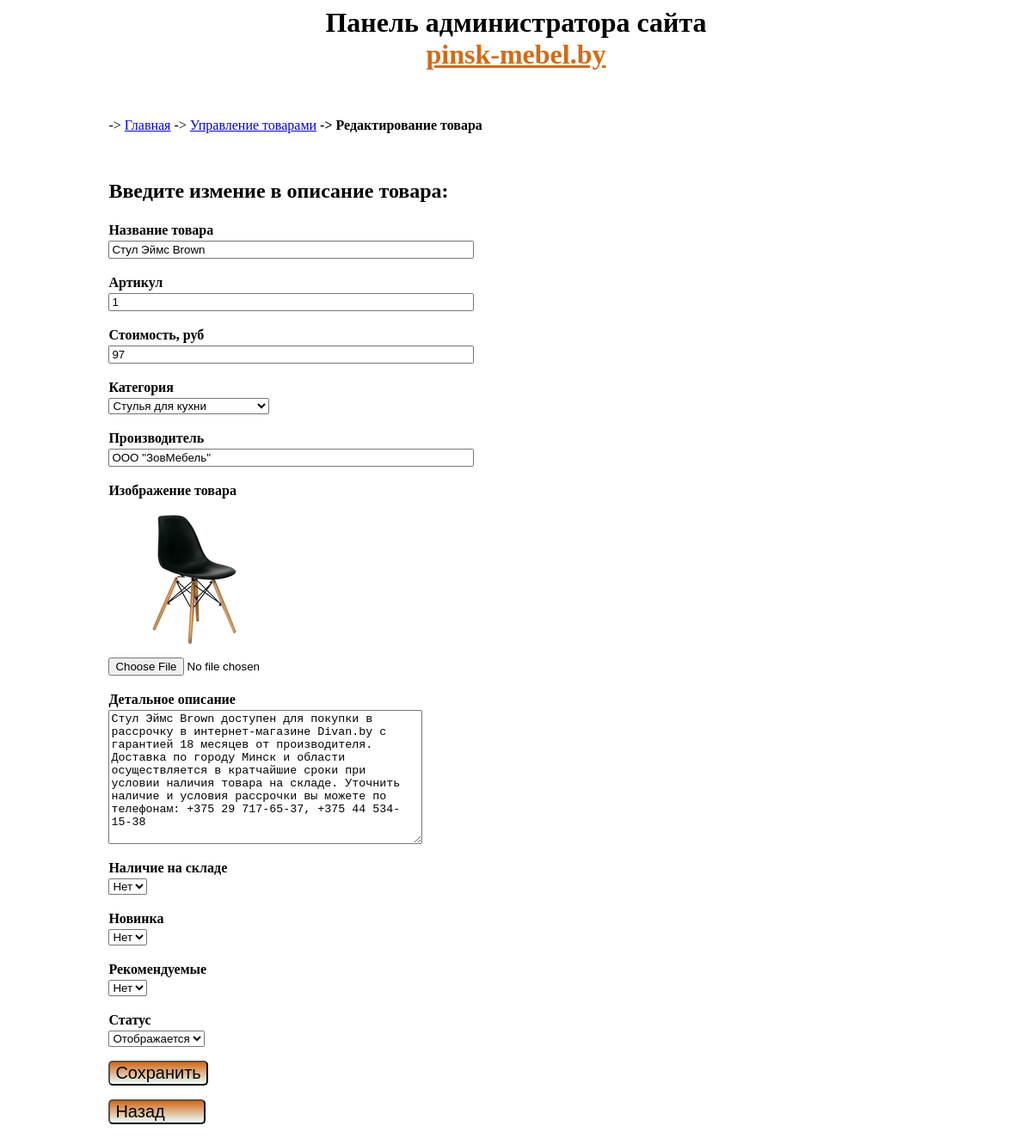
The app's page /admin/product/update/1 (signed in) with its own data.
### tables this page shows
CREATE TABLE IF NOT EXISTS `product` (
  `id` int(11) NOT NULL AUTO_INCREMENT,
  `name` varchar(255) DEFAULT NULL,
  `category_id` int(11) DEFAULT NULL,
  `code` varchar(50) DEFAULT NULL,
  `price` int(11) DEFAULT 0,
  `availability` int(11) DEFAULT NULL,
  `brand` varchar(255) DEFAULT NULL,
  `image` varchar(255) DEFAULT NULL,
  `description` text DEFAULT NULL,
  `is_new` int(11) DEFAULT 0,
  `is_recommended` int(11) DEFAULT 0,
  `status` int(11) DEFAULT 1,
  PRIMARY KEY (`id`)
);

CREATE TABLE IF NOT EXISTS `category` (
  `id` int(11) NOT NULL AUTO_INCREMENT,
  `name` varchar(255) NOT NULL,
  `sort_order` int(11) DEFAULT 0,
  `status` int(11) NOT NULL DEFAULT 1,
  PRIMARY KEY (`id`)
);

### config/routes.php (called while the page is built)
<?php
 return array(
     'product/([0-9]+)' => 'product/index/$1',
     'category/([0-9]+)/page-([0-9]+)' => 'product/Category/$1/$2',
     'category/([0-9]+)' => 'product/Category/$1',
     'search' => 'product/search',
     'user/register' => 'user/register',
     'user/login' => 'user/login',
     'user/logout' => 'user/logout',
     'cabinet/edit' => 'cabinet/editName',
     'cabinet' => 'cabinet/index',
     'cart/addProductAjax/([0-9]+)' => 'cart/addProductAjax/$1',
     'cart/subtractAjax/([0-9]+)' => 'cart/subtractAjax/$1',
     'cart/cartAjax/([0-9]+)' => 'cart/cartAjax/$1',
     'cart/checkout' => 'cart/checkout',
     'cart' => 'cart/index',
     'admin/product/create' => 'adminProduct/create',
     'admin/product/delete/([0-9]+)' => 'adminProduct/delete/$1',
     'admin/product/update/([0-9]+)' => 'adminProduct/update/$1',
     'admin/product' => 'adminProduct/index',
     'admin/category/create' => 'adminCategory/create',
     'admin/category/delete/([0-9]+)' => 'adminCategory/delete/$1',
     'admin/category/update/([0-9]+)' => 'adminCategory/update/$1',
     'admin/category' => 'adminCategory/index',
     'admin/order/update/([0-9]+)' => 'adminOrder/update/$1',
     'admin/order/delete/([0-9]+)' => 'adminOrder/delete/$1',
     'admin/order/([a-z_]+)/page-([0-9]+)' => 'adminOrder/index/$1/$2',
     'admin/order/([a-z_]+)' => 'adminOrder/index/$1',
     'admin/generate' => 'adminGenerate/index',
     'admin' => 'admin/index',
     'catalog' => 'site/index',
     '' => 'site/index',
 );

### controllers/AdminProductController.php (called while the page is built, shortened)
<?php
class AdminProductController extends AdminBase
{
    public function actionUpdate($id)
    {
        $categoriesList = Category::getCategoriesListAdmin();
        $product = Product::getProductById($id);
        require_once(ROOT . '/views/admin_product/update.php');
        return true;
    }
}

### index.php (called while the page is built, shortened)
<?php
require_once(ROOT.'/components/Autoload.php');
$router = new Router();
$router->run();

### components/Db.php (called while the page is built, shortened)
<?php
class Db
{
    private static $connection;
    public static function getConnection()
    {
        if (!empty(self::$connection)) {
            return self::$connection;
        }
        $paramsPath = ROOT . DB_PARAMS;
        $params = include($paramsPath);
        $dsn = "mysql:host={$params['host']};dbname={$params['dbname']};"
            . "port={$params['port']};charset={$params['charset']};";
        self::$connection = new PDO($dsn, $params['user'], $params['password']);
        return self::$connection;
    }
    public static function executeQuerySelect(string $query, string $PdoInstructionForReturn = self::FETCH_ALL )
    {
        return self::executeQuery($query, [], $PdoInstructionForReturn);
    }
    public static function executeQuery(string $query, array $params = [], string $PdoInstructionForReturn = '')
    {
        $executeStart=microtime(true);
        $error = array();
        $str = "";
        $db=self::getConnection();
        $result = $db->prepare($query);
        if (!empty($params)) {
            if (substr_count($query, 'LIMIT')) {
                foreach ($params as $key => $value) {
                    $key = ':' . $key;
                    if (is_int($value) or ctype_digit($value)) {
                        $result->bindValue($key, $value, PDO::PARAM_INT);
                    } else {
                        $result->bindValue($key, $value);
                    }
                }
            } else {
                foreach ($params as $key => $value) {
                    $key = ':' . $key;
                    $result->bindValue($key, $value);
                }
            }
        }
        if ($result->execute()) {
            if (!empty($PdoInstructionForReturn)) {
                $str .= "\n     Инструкция '" . $PdoInstructionForReturn . "'";
                switch ($PdoInstructionForReturn) {
                    case self::FETCH:
                        $return = $result->fetch();
                        $str .= ' инициировала выполнение "PDOStatement::fetch()"';
                        break;
                    case self::FETCH_ALL:
                        $return = $result->fetchAll();
                        $str .= ' инициировала выполнение "PDOStatement::fetchAll()"';
                        break;
                }
            } else {
                $return = true;
            }
        }
        return $return;
    }
}

### models/Product.php (called while the page is built, shortened)
<?php
class Product
{
    public static function getProductById($id)
    {
        $sql = 'SELECT * FROM product WHERE id = :id';
        $params['id'] = $id;
        return Db::executeQuery($sql, $params, Db::FETCH);
    }
}

### components/Log.php (called while the page is built, shortened)
<?php
class Log
{
    public static function writeSqlLog(string $query, array $params, string $str, $executeStart, array $error)
    {
        $str .= "\n     Запрос = '" . $query . "'";
        if (!empty($params)) {
            $str .= "\n     Параметры = " . json_encode($params);
        }
        if (empty($error)) {
            $str .= "\n     Запрос выполнен успешно.";
            $str.="\n     Время выполнения: ".round(microtime(true) - $executeStart, 2);
        } else {
            $str .= "\n     Запрос не выполнен";
            $str .= "\n          Сообщение об ошибке: "
                . $error[2] . "\n          Код ошибки SQLSTATE: " . $error[0]
                . "\n          Код ошибки, заданный драйвером: " . $error[1];
        }
        $log = fopen("sql.log", 'a') or die("не удалось создать файл");
    }
}

### models/Category.php (called while the page is built, shortened)
<?php
class Category
{
    public static function getCategoriesListAdmin()
    {
        $sql = 'SELECT * FROM category '
            . 'ORDER BY sort_order ASC';
        return Db::executeQuerySelect($sql, Db::FETCH_ALL);
    }
}

### components/Autoload.php (called while the page is built, shortened)
<?php
function shopAutoloader($class_name)
{
    $array_paths = array(
        '/models/',
        '/components/'
    );
    foreach ($array_paths as $path) {
        $path = ROOT . $path . $class_name . '.php';
    }
}

### config/db_params.php (called while the page is built)
<?php
return array(
    'host' => 'localhost',
    'dbname' => 'furniture_store',
    'user' => 'root',
    'password' => 'root',
    'port' => '3306',
    'charset' => 'utf8',
);

### views/admin_product/update.php (the view, shortened to what this page needs)
<?php include ROOT . '/views/layouts/header_admin.php';?>
<div style="margin: 0 10% 0 10%">
    <br/>
    <p style="line-height: normal;font-weight: normal">-> <a href="/admin">Главная</a> ->
        <a href="/admin/product">Управление товарами</a><b> -> Редактирование товара</b></p>
    <br/>
    <h2>Введите измение в описание товара:</h2>
    <form action="#" method="post" enctype="multipart/form-data">
        <p>
            Название товара<br/>
            <input type="text" name="name" size="50" placeholder="" value="<?= $product['name'];?>">
        </p>
        <p>
            Артикул<br/>
            <input type="text" name="code" size="50" placeholder="" value="<?= $product['code'];?>">
        </p>
        <p>
            Стоимость, руб<br/>
            <input type="text" name="price" size="50" placeholder="" value="<?= $product['price'];?>">
        </p>
        <p>
            Категория<br/>
            <select name="category_id">
                <?php foreach ($categoriesList as $category): ?>
                <option value="<?= $category['id'];?>"
                    <?php if ($product['category_id'] == $category['id']) {echo 'selected="selected"';} ?>>
                    <?= $category['name'];?></option>
                <?php endforeach;?>
            </select>
        </p>
        <p>
            Производитель<br/>
            <input type="text" name="brand" size="50" placeholder="" value='<?= $product['brand'];?>'>
        </p>
        <p>Изображение товара</p>
        <img src="/template/images/cart/<?=($product['id']); ?>.jpg" alt="" />
        <p>
            <input type="file" name="image" placeholder="" value="<?= $product['id'];?>">
        </p>
        <p>
            Детальное описание<br/>
            <textarea cols="43" rows="10" name="description"><?= $product['description'];?></textarea>
        </p>
        <p>
            Наличие на складе<br/>
            <select name="availability">
                <option value="0"<?php if (!$product['availability']) {echo 'selected="selected"';} ?>>Нет</option>
            </select>
        </p>
        <p>
            Новинка<br/>
            <select name="is_new">
                <option value="0"<?php if (!$product['is_new']) {echo 'selected="selected"';} ?>>Нет</option>
            </select>
        </p>
        <p>
            Рекомендуемые<br/>
            <select name="is_recommended">
                <option value="0"<?php if (!$product['is_recommended']) {echo 'selected="selected"';} ?>>Нет</option>
            </select>
        </p>
        <p>
            Статус<br/>
            <select name="status">
                <option value="1"<?php if ($product['status']) {echo 'selected="selected"';} ?>>
                    Отображается</option>
            </select>
        </p>
        <p>
            <input class="long" type="submit" name="submit" value="Сохранить">
        </p>
        <p>
        <form method="post">
            <input formaction="/admin/product" class="long" type="submit" name="exit" value="Назад       ">
        </form>
        </p>
    </form>
</div>

### components/Router.php (shortened to what this page needs)
<?php
class Router
{
    private $routes;
    public function __construct()
    {
        $rotesPath = ROOT.'/config/routes.php';
        $this->routes = include($rotesPath);
    }
    private function getURI()
    {
        if (!empty($_SERVER['REQUEST_URI'])) {
            return trim($_SERVER['REQUEST_URI'], '/');
        }
        return true;
    }
    public function run()
    {
            $uri = $this->getURI();
            foreach ($this->routes as $uriPattern => $path) {
                if (preg_match("~$uriPattern~", $uri)) {
                    $internalRoute = preg_replace("~$uriPattern~", $path, $uri);
                    $segments = explode('/', $internalRoute);
                    $controllerName = array_shift($segments).'Controller';
                    $actionName = 'action'.ucfirst(array_shift($segments));
                    $parameters = $segments;
                    $controllerObject = new $controllerName;
                    $result = call_user_func_array(array($controllerObject, $actionName), $parameters);
                    if ($result != null) {
                        exit();
                    }
                }
            }
    }
}

### views/layouts/header_admin.php (shortened to what this page needs)
<head><h1 style="text-align: center">Панель администратора сайта<br><a style="color: #d56915" href="/">pinsk-mebel.by</a></h1></head>

### views/layouts/header_admin.php (style rules this page uses)
input.long { border-radius: 5px; background: -webkit-gradient(linear, 0 0, 0 100%, from(#d56915), to(#EBFFFF)); position: relative; left: 0px; font-size:20px; }

### views/admin_product/update.php (style rules this page uses)
p { line-height: 1.5; font-weight: bold; }
input.long { font-size:20px; }

### records on screen
product: name "Стул Эймс Brown", code "1", price "97", category_id "Стулья для кухни", brand "ООО \"ЗовМебель\"", description "Стул Эймс Brown доступен для покупки в рассрочку в интернет-магазине Divan.by с гарантией 18 месяцев от производителя. Доставка по городу Минск и области осуществляется в кратчайшие сроки при условии наличия товара на складе. Уточнить наличие и условия рассрочки вы можете по телефонам: +375 29 717-65-37, +375 44 534-15-38", availability "Нет", is_new "Нет", is_recommended "Нет", status "Отображается"
